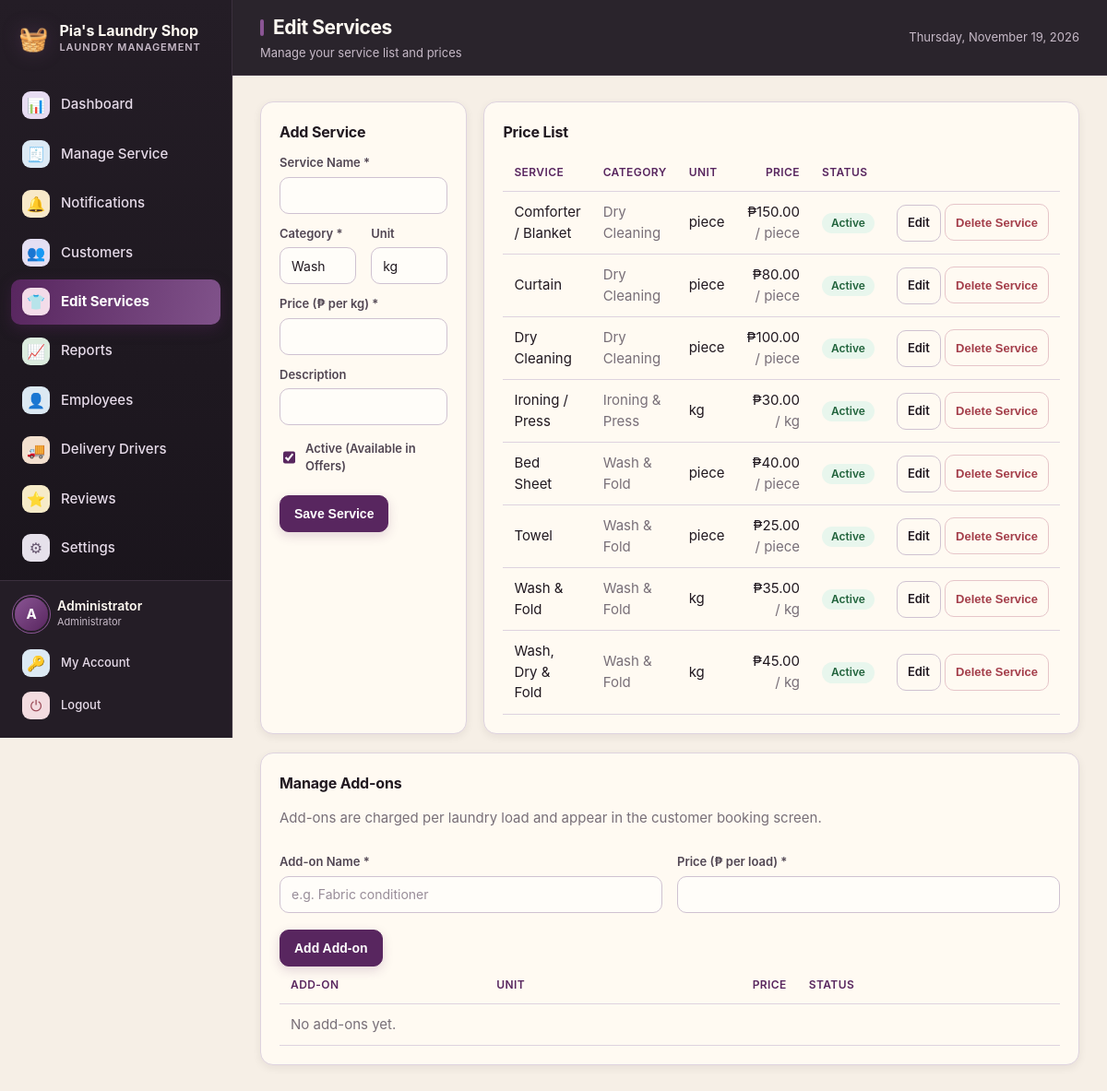
Before: /services.php (signed in) with the older database file.
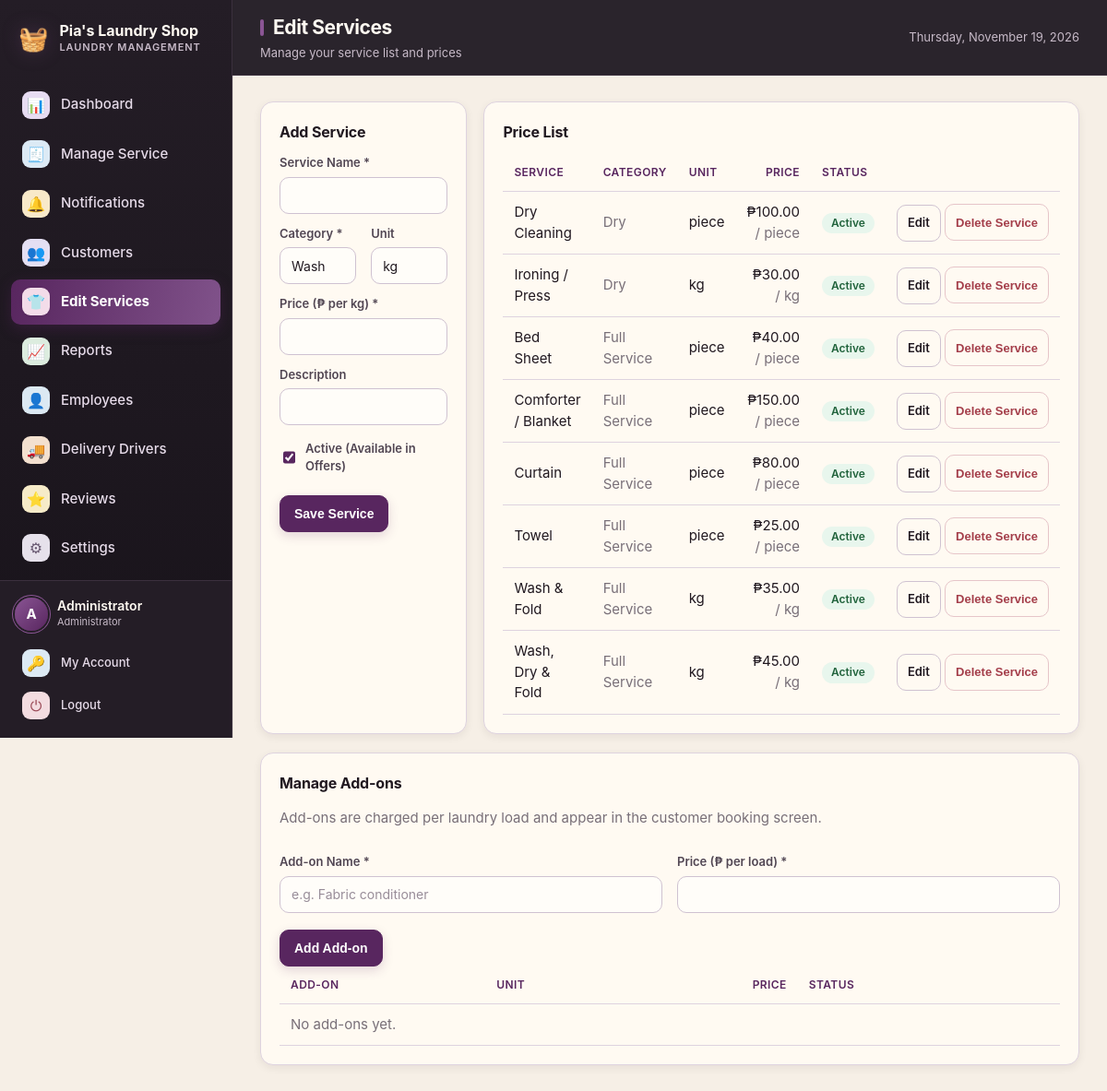
After: the same page with the newer database file.
### tables this page shows
CREATE TABLE services (
  id          INT UNSIGNED NOT NULL AUTO_INCREMENT,
  name        VARCHAR(120) NOT NULL,
  category    VARCHAR(60)  NOT NULL DEFAULT 'Wash & Fold',
  unit        ENUM('kg','piece') NOT NULL DEFAULT 'kg',
  price       DECIMAL(10,2) NOT NULL DEFAULT 0.00,
  description VARCHAR(255) DEFAULT NULL,
  is_active   TINYINT(1)   NOT NULL DEFAULT 1,
  created_at  DATETIME     NOT NULL DEFAULT CURRENT_TIMESTAMP,
  PRIMARY KEY (id)
);

### includes/functions.php (called while the page is built, shortened)
<?php
function e($value): string
{
    return htmlspecialchars((string) $value, ENT_QUOTES, 'UTF-8');
}
function money($amount): string
{
    return '₱' . number_format((float) $amount, 2);
}
function asset_prefix(): string
{
    static $prefix = null;
    if ($prefix !== null) {
        return $prefix;
    }
    $appRoot   = realpath(__DIR__ . '/..');
    $scriptDir = realpath(dirname($_SERVER['SCRIPT_FILENAME'] ?? __FILE__));
    $prefix = '';
    if ($appRoot && $scriptDir && strpos($scriptDir, $appRoot) === 0) {
        $rel = trim(str_replace('\\', '/', substr($scriptDir, strlen($appRoot))), '/');
    }
    return $prefix;
}
function asset(string $path): string
{
    return asset_prefix() . ltrim($path, '/');
}

### config/database.php (called while the page is built, shortened)
<?php
function db(): PDO
{
    static $pdo = null;
    if ($pdo === null) {
        try {
            $pdoOptions = [
                PDO::ATTR_ERRMODE            => PDO::ERRMODE_EXCEPTION,
                PDO::ATTR_DEFAULT_FETCH_MODE => PDO::FETCH_ASSOC,
                PDO::ATTR_EMULATE_PREPARES   => false,
            ];
            $dsn = 'mysql:host=' . DB_HOST . ';port=' . DB_PORT . ';dbname=' . DB_NAME . ';charset=' . DB_CHARSET;
            $environmentDatabaseName = getenv('DB_NAME');
            $railwayDatabaseName = getenv('MYSQLDATABASE');
            $useAutomaticLocalSelection = ($environmentDatabaseName === false || $environmentDatabaseName === '')
                && ($railwayDatabaseName === false || $railwayDatabaseName === '');
            if ($useAutomaticLocalSelection) {
                try {
                    $pdo = new PDO($dsn, DB_USER, DB_PASS, $pdoOptions);
                } catch (PDOException $e) {
                    $isUnknownDatabase = isset($e->errorInfo[1]) && (int) $e->errorInfo[1] === 1049;
                    if (!$isUnknownDatabase) {
                        throw $e;
                    }
                    $legacyDsn = 'mysql:host=' . DB_HOST . ';port=' . DB_PORT . ';dbname=laundry_pos;charset=' . DB_CHARSET;
                    $pdo = new PDO($legacyDsn, DB_USER, DB_PASS, $pdoOptions);
                    error_log('Using legacy laundry_pos database because laundry_pias is not present.');
                }
            } else {
                $pdo = new PDO($dsn, DB_USER, DB_PASS, $pdoOptions);
            }
        } catch (PDOException $e) {
            http_response_code(500);
            exit('<h2>Database connection failed</h2>'
                . '<p>Could not connect to MySQL. Please check that:</p>'
                . '<ul>'
                . '<li>The MySQL service is <strong>running</strong> - start it from the XAMPP Control Panel, or click Start All in Laragon.</li>'
                . '<li>The database <code>' . htmlspecialchars(DB_NAME) . '</code> exists (import <code>database/laundry_pos.sql</code>).</li>'
                . '<li>Credentials in <code>config/database.php</code> match your setup.</li>'
                . '</ul>'
                . '<p style="color:#888"><small>' . htmlspecialchars($e->getMessage()) . '</small></p>');
        }
    }
    return $pdo;
}

### services.php (the view, shortened to what the changed rows need)
<?php
$pdo = db();
foreach ([['Fabcon (Downy)', 'Downy fabric conditioner'], ['Detergent (Surf)', 'Surf detergent']] as [$legacyName, $legacyDescription]) {
    $check = $pdo->prepare("SELECT id FROM services WHERE name = ? AND category LIKE 'Add%' LIMIT 1");
    $check->execute([$legacyName]);
    if (!$check->fetchColumn()) {
        $pdo->prepare("INSERT INTO services (name, category, unit, price, description, is_active) VALUES (?, 'Add-ons', 'load', 10.00, ?, 1)")->execute([$legacyName, $legacyDescription]);
    }
}
$unitColumn = $pdo->query("SHOW COLUMNS FROM services LIKE 'unit'")->fetch(PDO::FETCH_ASSOC);
if ($unitColumn && stripos((string)$unitColumn['Type'], 'enum(') === 0) {
    $pdo->exec("ALTER TABLE services MODIFY unit VARCHAR(30) NOT NULL DEFAULT 'kg'");
}
$orderUnitColumn = $pdo->query("SHOW COLUMNS FROM order_items LIKE 'unit'")->fetch(PDO::FETCH_ASSOC);
if ($orderUnitColumn && preg_match('/varchar\((\d+)\)/i', (string)$orderUnitColumn['Type'], $unitLength) && (int)$unitLength[1] < 30) {
    $pdo->exec("ALTER TABLE order_items MODIFY unit VARCHAR(30) NOT NULL DEFAULT 'kg'");
}
$editing = null;
$services = $pdo->query("SELECT * FROM services WHERE is_active = 1 AND category NOT LIKE 'Add%' ORDER BY category, name")->fetchAll();
$editingAddon = null;
$pageTitle = 'Edit Services';
include __DIR__ . '/includes/header.php';
?>
<div class="grid two">
  <div class="card">
    <h2><?= $editing ? 'Edit Service' : 'Add Service' ?></h2>
  </div>
  <div class="card">
    <h2>Price List</h2>
    <div class="table-wrap">
      <table>
        <thead><tr><th>Service</th><th>Category</th><th>Unit</th><th class="num">Price</th><th>Status</th><th></th></tr></thead>
        <tbody>
          <?php foreach ($services as $s): ?>
          <tr>
            <td><?= e($s['name']) ?></td>
            <td class="muted"><?= e($s['category']) ?></td>
            <td><?= e($s['unit']) ?></td>
            <td class="num"><?= money($s['price']) ?> <span class="muted">/ <?= $s['unit'] === 'load' ? 'load (up to ' . e(service_load_capacity((string)$s['category'], isset($s['kg_per_load']) && $s['kg_per_load'] !== null ? (float)$s['kg_per_load'] : null)) . ' kg)' : e($s['unit']) ?></span></td>
            <td><span class="badge badge-<?= $s['is_active'] ? 'active' : 'inactive' ?>"><?= $s['is_active'] ? 'Active' : 'Inactive' ?></span></td>
            <td class="right" style="white-space:nowrap;">
              <a class="btn btn-outline btn-sm" href="services.php?id=<?= (int)$s['id'] ?>">Edit</a>
              <form method="post" action="services.php" style="display:inline;" onsubmit="return confirm('Delete this service? Existing order history will be preserved.');">
                <button type="submit" class="btn btn-danger btn-sm">Delete Service</button>
              </form>
            </td>
          </tr>
          <?php endforeach; ?>
        </tbody>
      </table>
    </div>
  </div>
</div>
<div class="card" id="addons" style="margin-top:20px;">
  <h2><?= $editingAddon ? 'Edit Add-on' : 'Manage Add-ons' ?></h2>
  <div class="table-wrap"><table><thead><tr><th>Add-on</th><th>Unit</th><th class="num">Price</th><th>Status</th><th></th></tr></thead></table></div>
</div>
<?php include __DIR__ . '/includes/footer.php'; ?>

### includes/header.php (shortened to what the changed rows need)
<?php
$user     = current_user();
$active   = basename($_SERVER['PHP_SELF'] ?? '');
$prefix   = asset_prefix();
$notificationSummary = db()->prepare("SELECT COALESCE(MAX(id), 0) AS latest_id, COALESCE(SUM(CASE WHEN is_read = 0 THEN 1 ELSE 0 END), 0) AS unread_count FROM notifications WHERE audience = 'staff' AND audience_id = ?");
$notificationSummary->execute([(int)$user['id']]);
$notificationState = $notificationSummary->fetch() ?: ['latest_id' => 0, 'unread_count' => 0];
$nav = [
    ['Dashboard',    'dashboard.php',  '&#128202;', false],
    ['Manage Service','orders.php',    '&#129534;', false],
    ['Notifications','notifications.php','&#128276;', false],
    ['Customers',    'customers.php',  '&#128101;', false],
    ['Edit Services','services.php',   '&#128085;', true],
    ['Reports',      'reports.php',    '&#128200;', true],
    ['Employees',    'employees.php',  '&#128100;', true],
    ['Delivery Drivers', 'delivery_drivers.php', '&#128666;', false],
    ['Reviews',      'reviews.php',     '&#11088;', true],
    ['Settings',     'settings.php',   '&#9881;', true],
];
?>
<!DOCTYPE html>
<html lang="en">
<head>
<link rel="stylesheet" href="<?= e(asset('assets/css/style.css')) ?>?v=booking-history-20261117">
</head>
<body>
<div class="app" data-notification-poll-url="<?= e($prefix) ?>notification_poll.php" data-notification-latest-id="<?= (int)$notificationState['latest_id'] ?>">
  <aside class="sidebar" id="sidebar" aria-label="Main navigation">
    <nav class="nav">
      <?php foreach ($nav as $item):
          [$label, $href, $icon, $adminOnly] = $item; $iconClass = 'nav-icon-' . preg_replace('/[^a-z0-9_-]/i', '', pathinfo($href, PATHINFO_FILENAME));
          $isActive = ($active === $href || $active === basename($href)) ? ' active' : '';
      ?>
      <a class="nav-link<?= $isActive ?>" href="<?= e($prefix . $href) ?>">
        <span class="nav-icon <?= e($iconClass) ?>"><?= $icon ?></span>
        <span><?= e($label) ?></span>
      </a>
      <?php endforeach; ?>
    </nav>
  </aside>
  <div class="main">
    <header class="topbar">
      <div class="topbar-title">
        <h1><?= isset($pageTitle) ? e($pageTitle) : 'Dashboard' ?></h1>
      </div>
    </header>
    <main class="content">

Changed rows visible on the page:
changed services "Dry Cleaning": category "Dry Cleaning" → "Dry"
changed services "Ironing / Press": category "Ironing & Press" → "Dry"
changed services "Bed Sheet": category "Wash & Fold" → "Full Service"
changed services "Comforter / Blanket": category "Dry Cleaning" → "Full Service"; moves down the list
changed services "Curtain": category "Dry Cleaning" → "Full Service"; moves down the list
changed services "Towel": category "Wash & Fold" → "Full Service"
changed services "Wash & Fold": category "Wash & Fold" → "Full Service"
changed services "Wash, Dry & Fold": category "Wash & Fold" → "Full Service"
